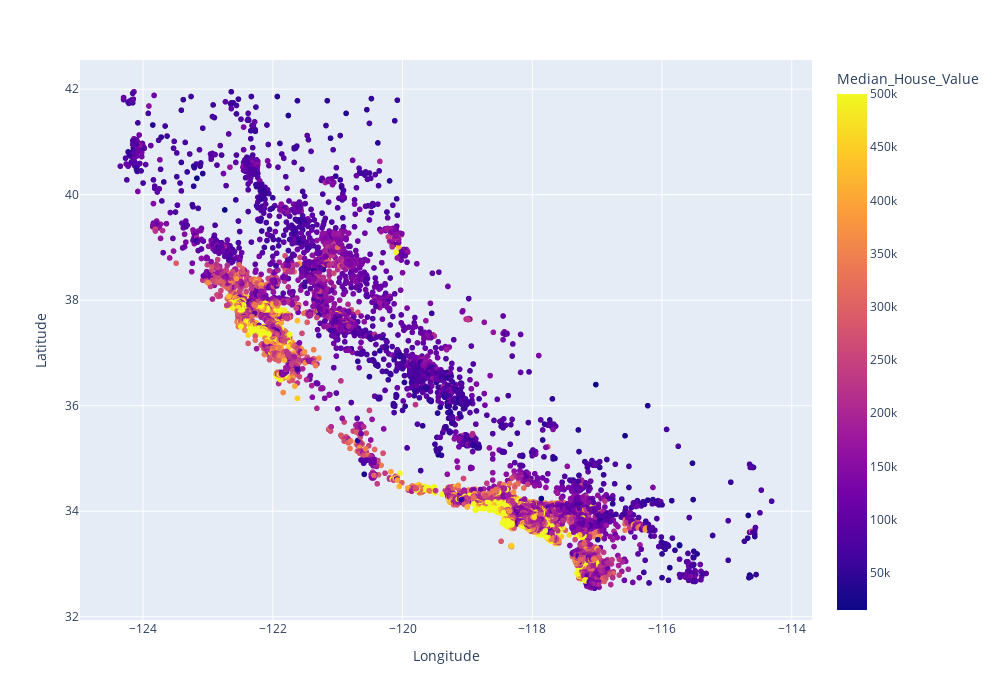

The notebook cell this image was saved under:
### Code cell
fig = px.scatter(df, x='Longitude', y='Latitude', color="Median_House_Value", width=1000, height=700) 
fig.show()

### Figure 1 — Plotly figure (JSON) as saved in the notebook; plotly's stock layout.template omitted (floating-point values rounded to 4 significant figures; data arrays with more than 128 entries replaced by an {"elided": "..."} marker saying what was removed)
{"data": [{"hovertemplate": "Longitude=%{x}<br>Latitude=%{y}<br>Median_House_Value=%{marker.color}<extra></extra>", "legendgroup": "", "marker": {"color": {"elided": "20640 int values"}, "coloraxis": "coloraxis", "symbol": "circle"}, "mode": "markers", "name": "", "showlegend": false, "type": "scattergl", "x": {"elided": "20640 float values"}, "xaxis": "x", "y": {"elided": "20640 float values"}, "yaxis": "y"}], "layout": {"coloraxis": {"colorbar": {"title": {"text": "Median_House_Value"}}, "colorscale": [[0, "#0d0887"], [0.1111, "#46039f"], [0.2222, "#7201a8"], [0.3333, "#9c179e"], [0.4444, "#bd3786"], [0.5556, "#d8576b"], [0.6667, "#ed7953"], [0.7778, "#fb9f3a"], [0.8889, "#fdca26"], [1, "#f0f921"]]}, "height": 700, "legend": {"tracegroupgap": 0}, "margin": {"t": 60}, "width": 1000, "xaxis": {"anchor": "y", "domain": [0, 1], "title": {"text": "Longitude"}}, "yaxis": {"anchor": "x", "domain": [0, 1], "title": {"text": "Latitude"}}}}
